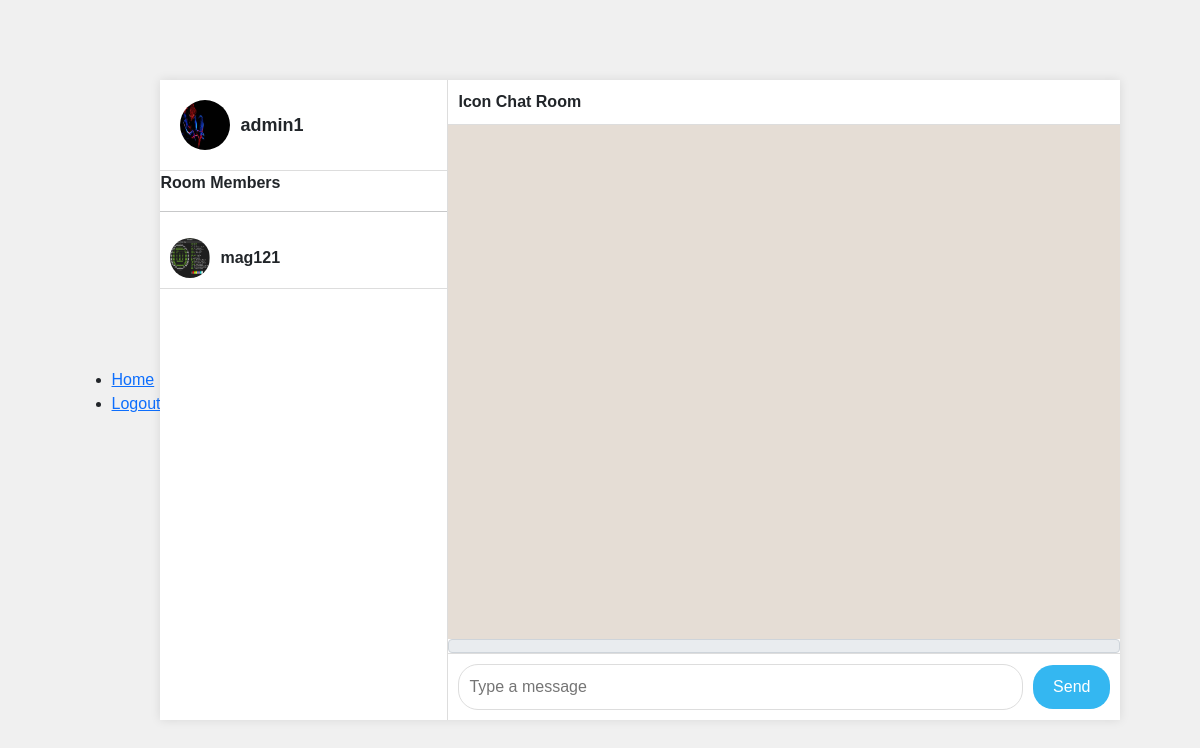
Before: /chat/Icon (signed in) with the older database file.
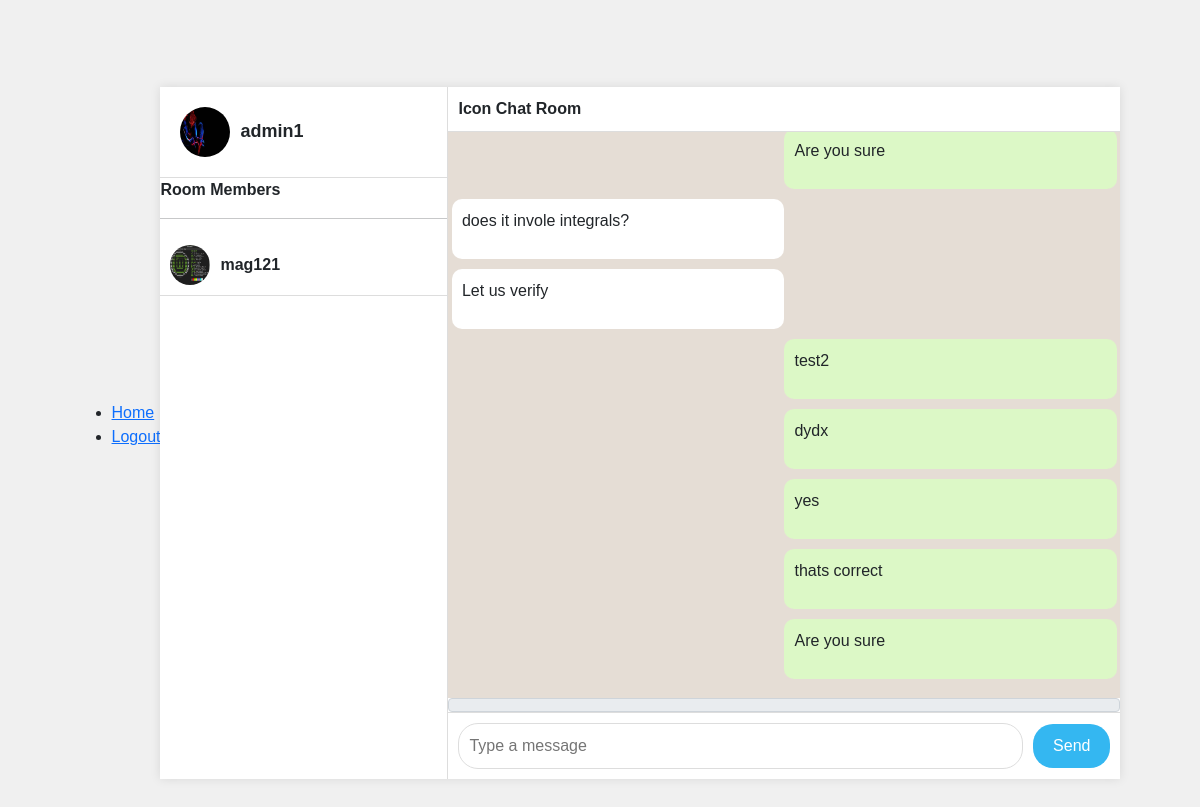
After: the same page with the newer database file.
### chatapp/models.py (models this page shows, shortened)
class Profile(models.Model):
    pID = ShortUUIDField(primary_key=True, unique=True, editable=False)
    user = models.OneToOneField(User, on_delete=models.CASCADE)
    first_name = models.CharField(max_length=30, blank=True)
    last_name = models.CharField(max_length=30, blank=True)
    avatar = ResizedImageField(quality=70, upload_to='media/profile', blank=True, null=True)

class Room(models.Model):
    room_name = models.CharField(max_length=150, unique=True, primary_key=True)
    avatar = ResizedImageField(quality=70, upload_to='media/room', blank=True, null=True)
    members = models.ManyToManyField(Profile, blank=True)
    created_at = models.DateTimeField(auto_now_add=True)

class RoomChat(models.Model):
    mID = ShortUUIDField(primary_key=True, unique=True, editable=False)
    room = models.ForeignKey(Room, on_delete=models.CASCADE)
    author = models.ForeignKey(Profile, on_delete=models.SET_NULL, null=True)
    content = models.CharField(max_length=300, blank=False)
    image = ResizedImageField(blank=True, null=True, quality=70, upload_to="media/chats/images")
    file = models.FileField(blank=True, null=True, upload_to='media/chats/files')
    created_at = models.DateTimeField(auto_now_add=True)

### chatapp/views.py (the view)
# urls.py: path('chat/<str:pk>', views.chat, name='chat'),
@login_required(login_url='signin')
def chat(request, pk):
    room = Room.objects.get(room_name=pk)
    members = room.members.all()
    chats = RoomChat.objects.filter(room=room)
    context = {
        "room": room,
        "chats": chats,
        "members": members,
        "user": request.user,
        }
    if request.user.profile in members:
        return render(request, 'chat.html', context)
    else:
        return redirect('home')

### chatapp/templates/chat.html (shortened to what this page needs)
{% extends 'base.html' %}
{% load static %}
{% block content %}
<link rel="stylesheet" href="{% static 'styles.css' %}">
<div class="app-container">
    <div class="sidebar">
        <div class="profile-section">
            {% if user.profile.avatar %}
            <img src="{{ user.profile.avatar.url }}" alt="Profile" class="profile-pic">
            {% endif %}
            <span class="username">{{ user.username }}</span>
        </div>
        <div class="chat-list">
            <p><strong>Room Members</strong></p>
            <hr>
            {%for m in members %}
            {% if m != request.user.profile %}
            <div class="chat-item">
                {% if m.avatar %}
                <img src="{{ m.avatar.url }}" alt="Contact" class="contact-pic">
                {% endif %}
                <div class="chat-info">
                    <span class="contact-name">{{ m.user.username }} </span>
                </div>
            </div>
            {% endif %}
            {% endfor %}
        </div>
    </div>
    <div class="chat-window">
        <div class="chat-header">
            <span class="contact-name">{{ room.room_name }} Chat Room</span>
        </div>
        {% include 'partial.html' %}
        <form id="demo_form" enctype="multipart/form-data">
            <span class="input-group-text attach_btn">
            </span>
            <div class="message-input">
                <input id="content" name="content" type="text" placeholder="Type a message" id="content" required>
                <button type="submit">Send</button>
            </div>
        </form>
    </div>
</div>
{% endblock %}

### chatapp/templates/base.html (shortened to what this page needs)
{% load static %}
<!DOCTYPE html>
<html lang="en">
<head>
    <link href="https://cdn.jsdelivr.net/npm/bootstrap@5.0.2/dist/css/bootstrap.min.css" rel="stylesheet"
>
</head>
<body>
    <nav>
        <ul>
            <li>
                <a href="/">Home</a>
            </li>
            <li>
                <a href="{% url 'signout' %}">Logout</a>
            </li>
        </ul>
    </nav>
    {% block content %}
    {% endblock %}
</body>
</html>

### chatapp/templates/partial.html (shortened to what this page needs)
<div id="test" class="chat-messages">
    {% for chat in chats %}
    {% if chat.author == user.profile %}
    <div class="message sent">
        <p>{{ chat.content }}</p>
    </div>
    {% else %}
    <div class="message received">
        <p>{{ chat.content }}</p>
    </div>
    {% endif %}
    {% endfor %}
</div>

### chatapp/static/styles.css (style rules this page uses)
body { margin: 0; font-family: Arial, sans-serif; display: flex; justify-content: center; align-items: center; height: 100vh; background-color: #f0f0f0; }
.app-container { display: flex; width: 80%; height: 80vh; box-shadow: 0 0 10px rgba(0, 0, 0, 0.1); background-color: #fff; }
.sidebar { width: 30%; border-right: 1px solid #ddd; display: flex; flex-direction: column; }
.profile-section { padding: 20px; display: flex; align-items: center; border-bottom: 1px solid #ddd; }
.profile-pic { width: 50px; height: 50px; border-radius: 50%; margin-right: 10px; }
.username { font-size: 18px; font-weight: bold; }
.chat-list { flex: 1; overflow-y: auto; }
.chat-item { padding: 10px; display: flex; align-items: center; border-bottom: 1px solid #ddd; cursor: pointer; }
.contact-pic { width: 40px; height: 40px; border-radius: 50%; margin-right: 10px; }
.chat-info { flex: 1; }
.contact-name { font-size: 16px; font-weight: bold; }
.chat-window { flex: 1; display: flex; flex-direction: column; }
.chat-header { padding: 10px; display: flex; align-items: center; border-bottom: 1px solid #ddd; }
.chat-messages { flex: 1; padding: 10px; overflow-y: auto; background-color: #e5ddd5; }
.message { max-width: 60%; margin-bottom: 10px; padding: 10px; border-radius: 10px; }
.message.received { background-color: #fff; align-self: flex-start; margin-left: -1%; margin-right: 50%; }
.message.sent { background-color: #dcf8c6; align-self: flex-end; margin-right: -1%; margin-left: 50%; }
.message-input { display: flex; align-items: center; padding: 10px; border-top: 1px solid #ddd; }
.message-input input { flex: 1; padding: 10px; border: 1px solid #ddd; border-radius: 20px; margin-right: 10px; }
.message-input button { padding: 10px 20px; border: none; background-color: #34b7f1; color: #fff; border-radius: 20px; cursor: pointer; }

Changed rows visible on the page:
added RoomChat: content "Are you sure"
added RoomChat: content "does it invole integrals?"
added RoomChat: content "Let us verify"
added RoomChat: content "test2"
added RoomChat: content "dydx"
added RoomChat: content "yes"
added RoomChat: content "thats correct"
added RoomChat: content "Are you sure"
